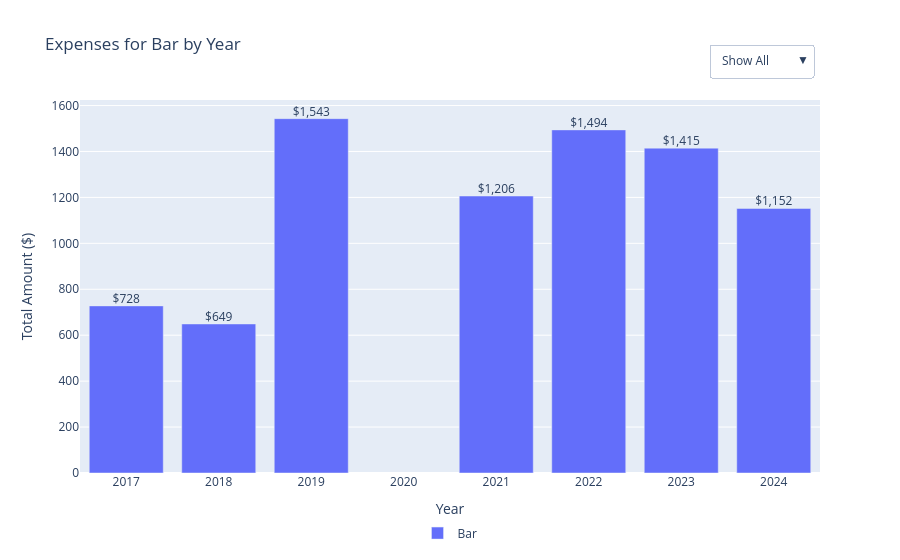

The cell this chart's notebook holds for it:
### Code cell
# Prepare data
df_cat = exp_df.groupby(["Year", "Category"])["Amount"].sum().reset_index()
categories = df_cat["Category"].unique()
years = sorted(df_cat["Year"].unique())

# Create a bar trace and a text trace for each category
data = []
for i, cat in enumerate(categories):
    y_vals = [
        df_cat[(df_cat["Year"] == year) & (df_cat["Category"] == cat)]["Amount"].sum()
        for year in years
    ]
    # Bar trace
    data.append(
        go.Bar(
            x=years,
            y=y_vals,
            name=cat,
            visible=(i == 0),  # Only first category visible at start
        )
    )
    # Text trace for totals
    data.append(
        go.Scatter(
            x=years,
            y=y_vals,
            text=[f"${y:,.0f}" if y > 0 else "" for y in y_vals],
            mode="text",
            textposition="top center",
            showlegend=False,
            visible=(i == 0),
        )
    )

# Create dropdown buttons
buttons = []
for i, cat in enumerate(categories):
    # Only show the bar and text trace for the selected category
    visible = [False] * (2 * len(categories))
    visible[2 * i] = True  # Bar
    visible[2 * i + 1] = True  # Text
    buttons.append(
        dict(
            label=cat,
            method="update",
            args=[{"visible": visible}, {"title": f"Expenses for {cat} by Year"}],
        )
    )

# Add "Show All" option (show all bars, hide all text)
visible_all = []
for i in range(len(categories)):
    visible_all.extend([True, False])  # Show bar, hide text
buttons.insert(
    0,
    dict(
        label="Show All",
        method="update",
        args=[{"visible": visible_all}, {"title": "Expenses by Category and Year"}],
    ),
)

# Create the figure
fig = go.Figure(data=data)
fig.update_layout(
    updatemenus=[
        dict(active=0, buttons=buttons, x=0.85, y=1.15, xanchor="left", yanchor="top")
    ],
    barmode="group",
    title=f"Expenses for {categories[0]} by Year",
    xaxis_title="Year",
    yaxis_title="Total Amount ($)",
    legend_orientation="h",  # horizontal legend
    legend_yanchor="bottom",
    legend_y=-0.2,  # move below plot
    legend_xanchor="center",
    legend_x=0.5,
)

fig.show()

### Figure 1 — Plotly figure (JSON) as saved in the notebook; plotly's stock layout.template omitted (floating-point values rounded to 4 significant figures)
{"data": [{"name": "Bar", "type": "bar", "visible": true, "x": [2017, 2018, 2019, 2021, 2022, 2023, 2024], "y": [727.7, 649, 1543.0, 1206.0, 1494.0, 1415.0, 1152]}, {"mode": "text", "showlegend": false, "text": ["$728", "$649", "$1,543", "$1,206", "$1,494", "$1,415", "$1,152"], "textposition": "top center", "type": "scatter", "visible": true, "x": [2017, 2018, 2019, 2021, 2022, 2023, 2024], "y": [727.7, 649, 1543.0, 1206.0, 1494.0, 1415.0, 1152]}, {"name": "Cleaning", "type": "bar", "visible": false, "x": [2017, 2018, 2019, 2021, 2022, 2023, 2024], "y": [110, 100, 100, 100, 332.4, 460, 200]}, {"mode": "text", "showlegend": false, "text": ["$110", "$100", "$100", "$100", "$332", "$460", "$200"], "textposition": "top center", "type": "scatter", "visible": false, "x": [2017, 2018, 2019, 2021, 2022, 2023, 2024], "y": [110, 100, 100, 100, 332.4, 460, 200]}, {"name": "Cups", "type": "bar", "visible": false, "x": [2017, 2018, 2019, 2021, 2022, 2023, 2024], "y": [100, 140.6, 195.5, 214.1, 137.8, 471.8, 0]}, {"mode": "text", "showlegend": false, "text": ["$100", "$141", "$196", "$214", "$138", "$472", ""], "textposition": "top center", "type": "scatter", "visible": false, "x": [2017, 2018, 2019, 2021, 2022, 2023, 2024], "y": [100, 140.6, 195.5, 214.1, 137.8, 471.8, 0]}, {"name": "Food", "type": "bar", "visible": false, "x": [2017, 2018, 2019, 2021, 2022, 2023, 2024], "y": [165.3, 145, 197.8, 323.4, 557.7, 359.9, 100]}, {"mode": "text", "showlegend": false, "text": ["$165", "$145", "$198", "$323", "$558", "$360", "$100"], "textposition": "top center", "type": "scatter", "visible": false, "x": [2017, 2018, 2019, 2021, 2022, 2023, 2024], "y": [165.3, 145, 197.8, 323.4, 557.7, 359.9, 100]}, {"name": "Merch", "type": "bar", "visible": false, "x": [2017, 2018, 2019, 2021, 2022, 2023, 2024], "y": [160, 0, 156.6, 76.39, 0, 60, 0]}, {"mode": "text", "showlegend": false, "text": ["$160", "", "$157", "$76", "", "$60", ""], "textposition": "top center", "type": "scatter", "visible": false, "x": [2017, 2018, 2019, 2021, 2022, 2023, 2024], "y": [160, 0, 156.6, 76.39, 0, 60, 0]}, {"name": "Music", "type": "bar", "visible": false, "x": [2017, 2018, 2019, 2021, 2022, 2023, 2024], "y": [400, 500, 600, 900, 950, 900, 700]}, {"mode": "text", "showlegend": false, "text": ["$400", "$500", "$600", "$900", "$950", "$900", "$700"], "textposition": "top center", "type": "scatter", "visible": false, "x": [2017, 2018, 2019, 2021, 2022, 2023, 2024], "y": [400, 500, 600, 900, 950, 900, 700]}, {"name": "Decoration", "type": "bar", "visible": false, "x": [2017, 2018, 2019, 2021, 2022, 2023, 2024], "y": [0, 100, 60, 0, 209.8, 132, 0]}, {"mode": "text", "showlegend": false, "text": ["", "$100", "$60", "", "$210", "$132", ""], "textposition": "top center", "type": "scatter", "visible": false, "x": [2017, 2018, 2019, 2021, 2022, 2023, 2024], "y": [0, 100, 60, 0, 209.8, 132, 0]}, {"name": "Logo", "type": "bar", "visible": false, "x": [2017, 2018, 2019, 2021, 2022, 2023, 2024], "y": [0, 0, 45, 74.8, 200, 200, 0]}, {"mode": "text", "showlegend": false, "text": ["", "", "$45", "$75", "$200", "$200", ""], "textposition": "top center", "type": "scatter", "visible": false, "x": [2017, 2018, 2019, 2021, 2022, 2023, 2024], "y": [0, 0, 45, 74.8, 200, 200, 0]}, {"name": "Porta Potty", "type": "bar", "visible": false, "x": [2017, 2018, 2019, 2021, 2022, 2023, 2024], "y": [0, 0, 165.5, 0, 150, 150, 0]}, {"mode": "text", "showlegend": false, "text": ["", "", "$165", "", "$150", "$150", ""], "textposition": "top center", "type": "scatter", "visible": false, "x": [2017, 2018, 2019, 2021, 2022, 2023, 2024], "y": [0, 0, 165.5, 0, 150, 150, 0]}], "layout": {"barmode": "group", "legend": {"orientation": "h", "x": 0.5, "xanchor": "center", "y": -0.2, "yanchor": "bottom"}, "title": {"text": "Expenses for Bar by Year"}, "updatemenus": [{"active": 0, "buttons": [{"args": [{"visible": [true, false, true, false, true, false, true, false, true, false, true, false, true, false, true, false, true, false]}, {"title": "Expenses by Category and Year"}], "label": "Show All", "method": "update"}, {"args": [{"visible": [true, true, false, false, false, false, false, false, false, false, false, false, false, false, false, false, false, false]}, {"title": "Expenses for Bar by Year"}], "label": "Bar", "method": "update"}, {"args": [{"visible": [false, false, true, true, false, false, false, false, false, false, false, false, false, false, false, false, false, false]}, {"title": "Expenses for Cleaning by Year"}], "label": "Cleaning", "method": "update"}, {"args": [{"visible": [false, false, false, false, true, true, false, false, false, false, false, false, false, false, false, false, false, false]}, {"title": "Expenses for Cups by Year"}], "label": "Cups", "method": "update"}, {"args": [{"visible": [false, false, false, false, false, false, true, true, false, false, false, false, false, false, false, false, false, false]}, {"title": "Expenses for Food by Year"}], "label": "Food", "method": "update"}, {"args": [{"visible": [false, false, false, false, false, false, false, false, true, true, false, false, false, false, false, false, false, false]}, {"title": "Expenses for Merch by Year"}], "label": "Merch", "method": "update"}, {"args": [{"visible": [false, false, false, false, false, false, false, false, false, false, true, true, false, false, false, false, false, false]}, {"title": "Expenses for Music by Year"}], "label": "Music", "method": "update"}, {"args": [{"visible": [false, false, false, false, false, false, false, false, false, false, false, false, true, true, false, false, false, false]}, {"title": "Expenses for Decoration by Year"}], "label": "Decoration", "method": "update"}, {"args": [{"visible": [false, false, false, false, false, false, false, false, false, false, false, false, false, false, true, true, false, false]}, {"title": "Expenses for Logo by Year"}], "label": "Logo", "method": "update"}, {"args": [{"visible": [false, false, false, false, false, false, false, false, false, false, false, false, false, false, false, false, true, true]}, {"title": "Expenses for Porta Potty by Year"}], "label": "Porta Potty", "method": "update"}], "x": 0.85, "xanchor": "left", "y": 1.15, "yanchor": "top"}], "xaxis": {"title": {"text": "Year"}}, "yaxis": {"title": {"text": "Total Amount ($)"}}}}
